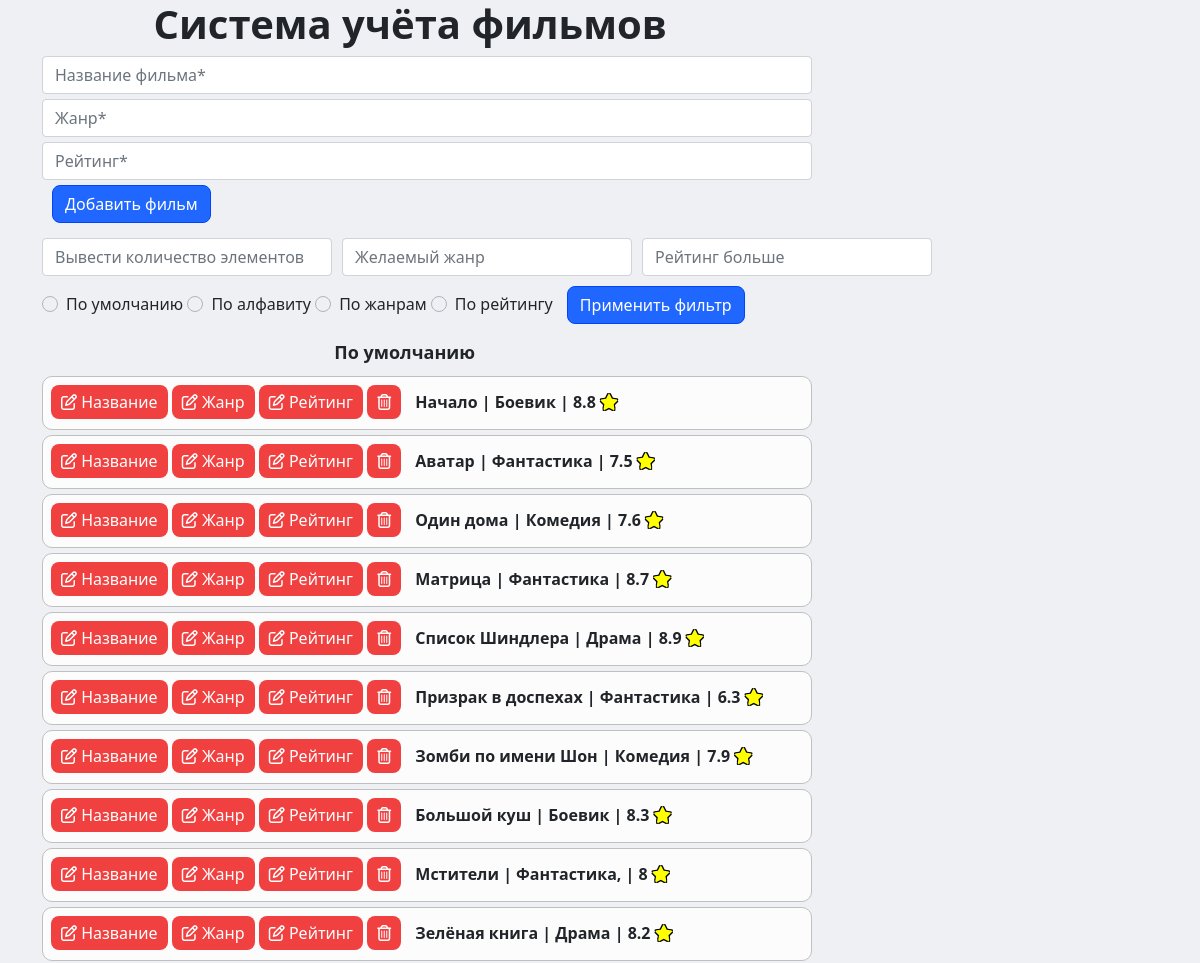
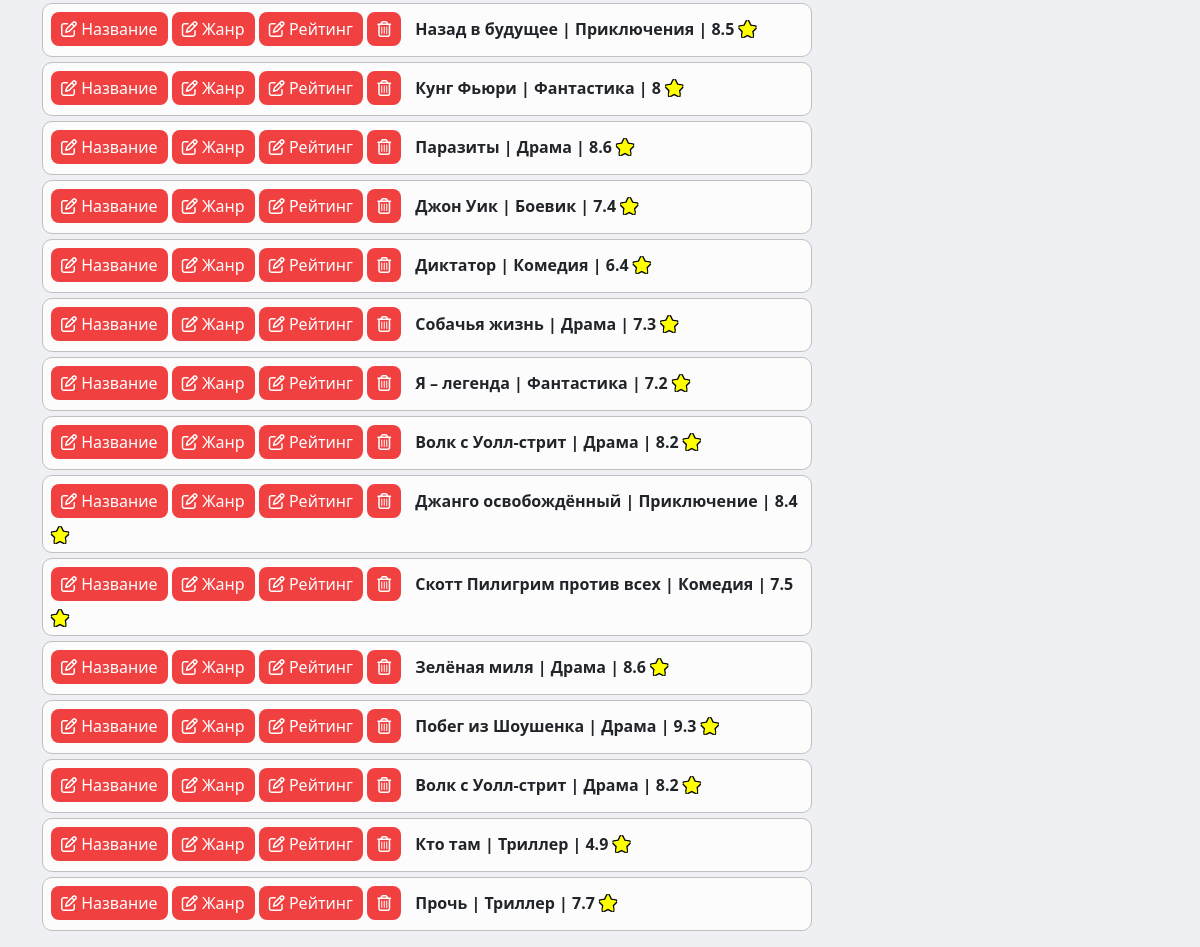
The page / on the database its author committed (2 pictures, top to bottom).
### tables this page shows
CREATE TABLE `movies` (
  `id` int(11) UNSIGNED NOT NULL,
  `movie` varchar(50) NOT NULL,
  `genre` varchar(50) NOT NULL,
  `rating` float UNSIGNED NOT NULL
);

### index.php (the view, shortened to what this page needs)
<!DOCTYPE html>
<html lang="ru">
<head>
  <link rel="stylesheet" href="https://cdn.jsdelivr.net/npm/bootstrap@5.0.2/dist/css/bootstrap.min.css">
  <link rel="stylesheet" href="css/style.css">
</head>
<body>
  <div class="container">
    <h1><b>Cистема учёта фильмов</b></h1>
    <form action="/add.php" method="post">
      <input type="text" name="movie" id="movie" placeholder="Название фильма*" class="form-control"required>
      <input type="text" name="genre" id="genre" placeholder="Жанр*" class="form-control"required>
      <input type="text" name="rating" id="rating" placeholder="Рейтинг*" class="form-control"required>
      <button type="submit" name="send" class="btn btn-success">Добавить фильм</button>
    </form>
    <?php
      require 'configDB.php';
      require 'sorting.php';
      echo '<ul>';
      while($row = $query->fetch(PDO::FETCH_OBJ)) {
        echo '<li>
          <a href="/update_movie.php?id='.$row->id.'"><button><i class="far fa-edit"></i> Название</button></a>
          <a href="/update_genre.php?id='.$row->id.'"><button><i class="far fa-edit"></i> Жанр</button></a>
          <a href="/update_rating.php?id='.$row->id.'"><button><i class="far fa-edit"></i> Рейтинг</button></a>
          <a href="/delete.php?id='.$row->id.'"><button><i class="far fa-trash-alt"></i></button></a>
          <b>'.$row->movie.' | '.$row->genre.' | '.$row->rating.' <i class="fas fa-star"></i></b>
        </li>';
      }
      echo '</ul>';
    ?>
  </div>
</body>
</html>

### sorting.php (shortened to what this page needs)
<html>
<div class="checkbox_">
    <form method="POST">
        <div class="sort-form">
            <input type="text" name="rating_amount" id="rating_amount" placeholder="Вывести количество элементов" class="form-control">
            <input type="text" name="genre_sort" id="genre_sort" placeholder="Желаемый жанр" class="form-control">
            <input type="text" name="rating_sort" id="rating_sort" placeholder="Рейтинг больше" class="form-control">
        </div>
            <label for="choice_Default">По умолчанию</label>
            <label for="choice_Alphabet">По алфавиту</label>
            <label for="choice_Genre">По жанрам</label>
            <label for="choice_Rating">По рейтингу</label>
        <button type="submit" name="send" class="btn btn-success">Применить фильтр</button>
    </form>
</div>
</html>
<?php
$rating_amount = trim($_POST["rating_amount"]);
$genre_sort = trim($_POST["genre_sort"]);
$sorting = trim($_POST["sorting"]);
if($rating_amount == '')
    $rating_amount = 999999999;
if ($sorting == "sort_Default"){
    echo '<div class="sort_text">По умолчанию</div>';
    $query = $pdo->query('SELECT * FROM movies ORDER BY id DESC LIMIT '.$rating_amount.'');
}
elseif ($sorting == "sort_Alphabet"){
    echo '<div class="sort_text">По алфавиту</div>';
    $query = $pdo->query('SELECT * FROM movies ORDER BY movie LIMIT '.$rating_amount.'');
    $checked = true;
}
elseif ($sorting == "sort_Genre"){
    echo '<div class="sort_text">По жанрам</div>';
    $query = $pdo->query('SELECT * FROM movies ORDER BY genre LIMIT '.$rating_amount.'');
} else{
    echo '<div class="sort_text">По умолчанию</div>';
    $query = $pdo->query('SELECT * FROM movies ORDER BY id DESC LIMIT '.$rating_amount.'');
}
?>

### css/style.css (style rules this page uses)
body { background-color: #EFF0F3!important }
h1 { padding-left: 10%; font-weight: 600; }
.sort-form { display: flex; margin-bottom: 5px; }
#rating_amount { width: 290px; margin-right: 10px; }
#genre_sort { width: 290px; margin-right: 10px; }
#rating_sort { width: 290px; }
.form-control { width: 69%; }
button, input { margin-bottom: 5px; }
.btn-success { margin-left: 10px; background-color: #2067ff; border-color: #0044ff; border-radius: 8px; }
.sort_text { width: 65%; text-align: center; font-size: 18px; font-weight: 600; margin-bottom: 10px; }
ul { padding-left: 0; }
ul li { list-style: none; padding: 8px; padding-bottom: 5px; margin-bottom: 5px; background: #fcfcfc; border: 1px solid silver; border-radius: 10px; width: 69%; }
ul li a { font-weight: 600; }
ul li button { border: 0; padding: 5px 10px; color: white; background: #f04040; position: relative; border-radius: 8px; }
ul li b { padding-left: 10px; }
.fa-star { color: rgb(255, 255, 0); text-shadow: rgb(0, 0, 0) 1px 1px 0, rgb(0, 0, 0) -1px -1px 0, rgb(0, 0, 0) -1px 1px 0, rgb(0, 0, 0) 1px -1px 0; }
.checkbox_ { margin: 10px 0 10px 0; }
.checkbox_ form { display: inline-block; }
.custom-radio+label { display: inline-flex; align-items: center; user-select: none; }
.custom-radio+label::before { content: ''; display: inline-block; width: 1em; height: 1em; flex-shrink: 0; flex-grow: 0; border: 1px solid #adb5bd; border-radius: 50%; margin-right: 0.5em; background-repeat: no-repeat; background-position: center center; background-size: 50% 50%; }

### rows shown on the page
movies: movie "Начало", genre "Боевик", rating "8.8"
movies: movie "Аватар", genre "Фантастика", rating "7.5"
movies: movie "Один дома", genre "Комедия", rating "7.6"
movies: movie "Матрица", genre "Фантастика", rating "8.7"
movies: movie "Список Шиндлера", genre "Драма", rating "8.9"
movies: movie "Призрак в доспехах", genre "Фантастика", rating "6.3"
movies: movie "Зомби по имени Шон", genre "Комедия", rating "7.9"
movies: movie "Большой куш", genre "Боевик", rating "8.3"
movies: movie "Мстители", genre "Фантастика,", rating "8"
movies: movie "Зелёная книга", genre "Драма", rating "8.2"
movies: movie "Назад в будущее", genre "Приключения", rating "8.5"
movies: movie "Кунг Фьюри", genre "Фантастика", rating "8"
movies: movie "Паразиты", genre "Драма", rating "8.6"
movies: movie "Джон Уик", genre "Боевик", rating "7.4"
movies: movie "Диктатор", genre "Комедия", rating "6.4"
movies: movie "Собачья жизнь", genre "Драма", rating "7.3"
movies: movie "Я – легенда", genre "Фантастика", rating "7.2"
movies: movie "Волк с Уолл-стрит", genre "Драма", rating "8.2"
movies: movie "Джанго освобождённый", genre "Приключение", rating "8.4"
movies: movie "Скотт Пилигрим против всех", genre "Комедия", rating "7.5"
movies: movie "Зелёная миля", genre "Драма", rating "8.6"
movies: movie "Побег из Шоушенка", genre "Драма", rating "9.3"
movies: movie "Волк с Уолл-стрит", genre "Драма", rating "8.2"
movies: movie "Кто там", genre "Триллер", rating "4.9"
movies: movie "Прочь", genre "Триллер", rating "7.7"
